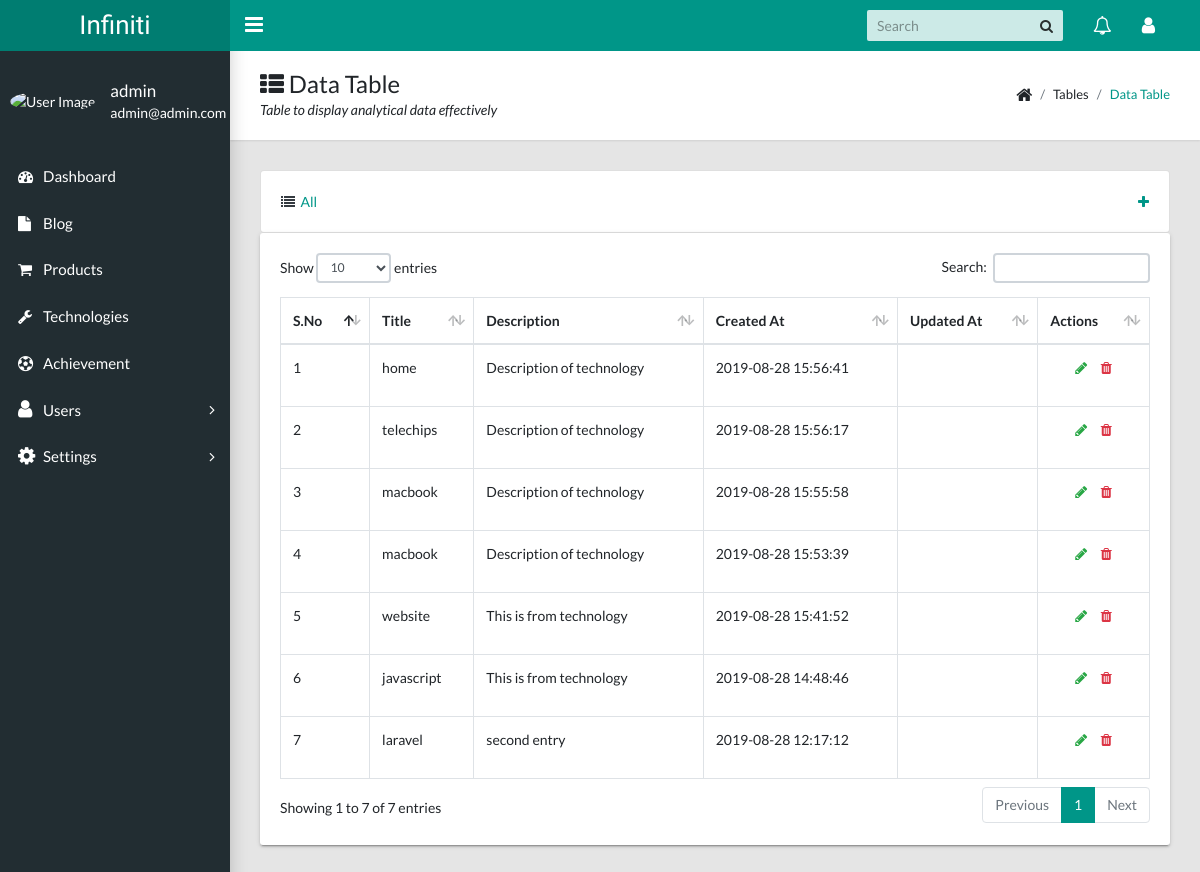
The page /admin/technology_all.php (signed in) on the database its author committed.
### tables this page shows
CREATE TABLE `technologies` (
  `id` int(11) NOT NULL,
  `title` text,
  `description` text,
  `image` varchar(191) DEFAULT NULL,
  `created_at` datetime DEFAULT NULL,
  `updated_at` timestamp NULL DEFAULT NULL,
  `deleted_at` datetime DEFAULT NULL
);

### admin/Helper.php (called while the page is built, shortened)
<?php
class Admin {
    public static function getTechnology($Conn){
        $data = [];
        $query = "SELECT * FROM `technologies` ORDER BY `id` DESC ";
        if ($result = $Conn->query($query)){
            $data = $result;
        }
        return $data;
    }
    public static function getAdminData($Conn){
        $data = [];
        $query = "SELECT * FROM `admins` WHERE  `email` ='".$_SESSION['UserName']."' AND `password` = '".$_SESSION['PassWord']."'";
        if ($result = $Conn->query($query)){
            if ($result->num_rows > 0){
                while($row = $result->fetch_array()){
                    $data = $row;
                }
            }
        }
        return $data;
    }
}

### admin/technology_all.php (the view, shortened to what this page needs)
<!DOCTYPE html>
<html lang="en">
<head>
    <?php include "head.php";
    $Technologies = Admin::getTechnology($mysqli);
    ?>
</head>
<body class="app sidebar-mini rtl">
<?php include "header.php"; ?>
<?php include "sidebar.php"; ?>
<main class="app-content">
    <div class="app-title">
        <div>
            <h1><i class="fa fa-th-list"></i> Data Table</h1>
            <p>Table to display analytical data effectively</p>
        </div>
        <ul class="app-breadcrumb breadcrumb side">
            <li class="breadcrumb-item"><i class="fa fa-home fa-lg"></i></li>
            <li class="breadcrumb-item">Tables</li>
            <li class="breadcrumb-item active"><a href="#">Data Table</a></li>
        </ul>
    </div>
    <div class="row">
        <div class="col-md-12">
            <div class="card">
                <div class="card-body">
                    <a href="<?php echo BASE.'admin/technology_all.php';?>" class="fa-pull-left"><i class="fa fa-list text-dark"></i> &nbsp;All</a>
                    <a href="<?php echo BASE.'admin/technology_create.php'; ?>" class="pull-right"><i class="fa fa-plus text-primary"></i></a>
                </div>
            </div>
        </div>
    </div>
    <div class="row">
        <div class="col-md-12">
            <div class="tile">
                <div class="tile-body table-responsive">
                    <table class="table table-hover table-bordered" id="sampleTable">
                        <thead>
                        <tr>
                            <th>S.No</th>
                            <th>Title</th>
                            <th>Description</th>
                            <th>Created At</th>
                            <th>Updated At</th>
                            <th>Actions</th>
                        </tr>
                        </thead>
                        <tbody>
                        <?php $i = 1; while ($row = $Technologies->fetch_array()){ ?>
                            <tr>
                                <td><?php echo $i++ ?></td>
                                <td><?php echo $row['title'] ?></td>
                                <td><?php echo $row['description'] ?></td>
                                <td><?php echo $row['created_at'] ?></td>
                                <td><?php echo $row['updated_at'] ?></td>
                                <td>
                                    <center>
                                        <a href="<?php echo BASE.'admin/technology_edit.php?id='.$row['id']; ?>"><i class="fa fa-pencil text-success"></i></a>
                                        <a href="#"><i class="fa fa-trash text-danger"></i></a>
                                    </center>
                                </td>
                            </tr>
                        <?php } ?>
                        </tbody>
                    </table>
                </div>
            </div>
        </div>
    </div>
</main>
</body>
</html>

### admin/sidebar.php (shortened to what this page needs)
<?php $AdminData = Admin::getAdminData($mysqli); ?>
<aside class="app-sidebar">
    <div class="app-sidebar__user"><img class="app-sidebar__user-avatar" src="https://s3.amazonaws.com/uifaces/faces/twitter/jsa/48.jpg" alt="User Image">
        <div>
            <p class="app-sidebar__user-name"><?php echo $AdminData['name'] ?></p>
            <p class="app-sidebar__user-designation"><?php echo $AdminData["email"] ?> </p>
        </div>
    </div>
    <ul class="app-menu">
        <li>
            <a class="app-menu__item" href="<?php echo BASE."admin/dashboard.php"; ?>">
                <i class="app-menu__icon fa fa-dashboard"></i>
                <span class="app-menu__label">Dashboard</span>
            </a>
        </li>
        <li>
            <a class="app-menu__item" href="<?php echo BASE."admin/blog_all.php"; ?>">
                <i class="app-menu__icon fa fa-file"></i>
                <span class="app-menu__label">Blog</span>
            </a>
        </li>
        <li>
            <a class="app-menu__item" href="<?php echo BASE."admin/product_all.php"; ?>">
                <i class="app-menu__icon fa fa-shopping-cart"></i>
                <span class="app-menu__label">Products</span>
            </a>
        </li>
        <li>
            <a class="app-menu__item" href="<?php echo BASE."admin/technology_all.php"; ?>">
                <i class="app-menu__icon fa fa-wrench"></i>
                <span class="app-menu__label">Technologies</span>
            </a>
        </li>
        <li>
            <a class="app-menu__item" href="<?php echo BASE."admin/achievement_all.php"; ?>">
                <i class="app-menu__icon fa fa-soccer-ball-o"></i>
                <span class="app-menu__label">Achievement</span>
            </a>
        </li>
        <li class="treeview">
            <a class="app-menu__item" href="#" data-toggle="treeview">
                <i class="app-menu__icon fa fa-user fa-lg"></i>
                <span class="app-menu__label">Users</span>
                <i class="treeview-indicator fa fa-angle-right"></i>
            </a>
        </li>
        <li class="treeview">
            <a class="app-menu__item" href="#" data-toggle="treeview">
                <i class="app-menu__icon fa fa-cog fa-lg"></i>
                <span class="app-menu__label">Settings</span>
                <i class="treeview-indicator fa fa-angle-right"></i>
            </a>
        </li>
    </ul>
</aside>

### rows shown on the page
technologies: title "home", description "Description of technology", created_at "2019-08-28 15:56:41"
technologies: title "telechips", description "Description of technology", created_at "2019-08-28 15:56:17"
technologies: title "macbook", description "Description of technology", created_at "2019-08-28 15:55:58"
technologies: title "macbook", description "Description of technology", created_at "2019-08-28 15:53:39"
technologies: title "website", description "This is from technology", created_at "2019-08-28 15:41:52"
technologies: title "javascript", description "This is from technology", created_at "2019-08-28 14:48:46"
technologies: title "laravel", description "second entry", created_at "2019-08-28 12:17:12"

### other values the page prints
$CmsData['title'] "Infiniti"
$AdminData['name'] "admin"
$AdminData["email"] "admin@admin.com"
